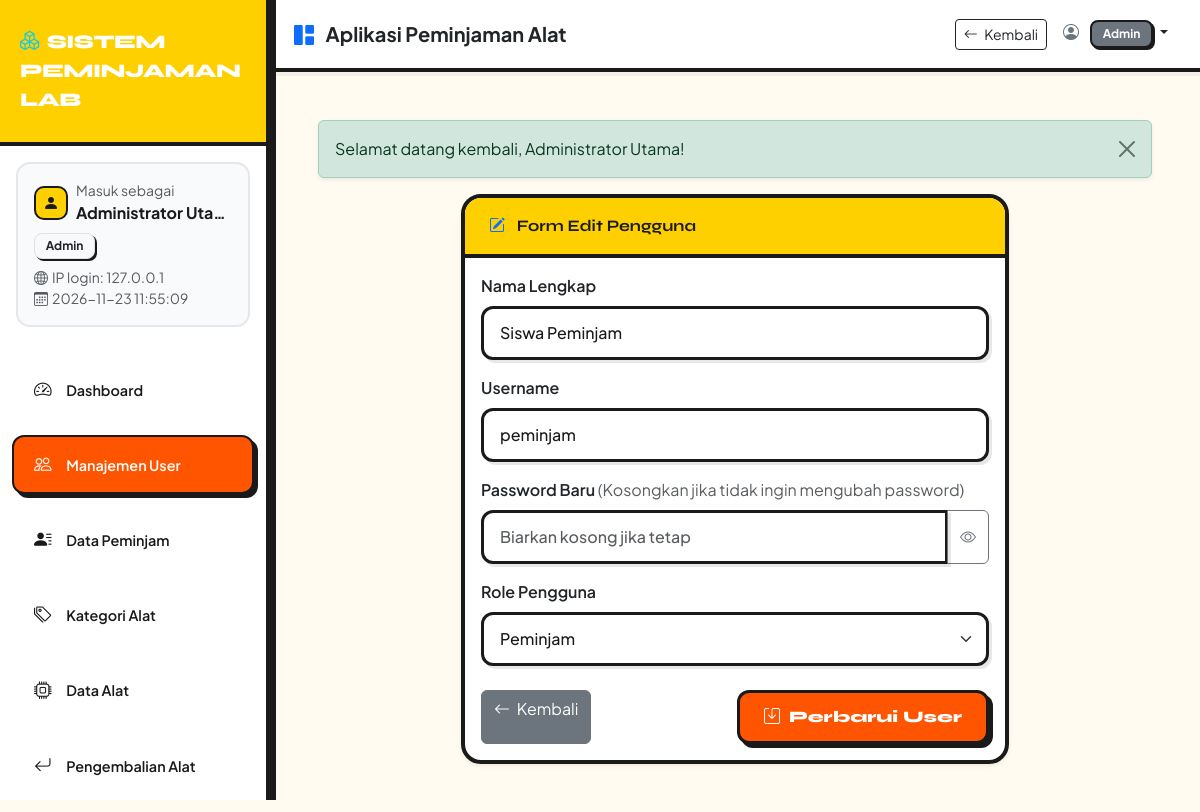
The page /public/index.php?route=admin/users/edit&id=3 (signed in) on the database its author committed.
### tables this page shows
CREATE TABLE users (
    id_user INT AUTO_INCREMENT PRIMARY KEY,
    nama_lengkap VARCHAR(100) NOT NULL,
    username VARCHAR(50) NOT NULL UNIQUE,
    password VARCHAR(255) NOT NULL,
    role ENUM('admin', 'petugas', 'peminjam') NOT NULL,
    created_at TIMESTAMP DEFAULT CURRENT_TIMESTAMP,
    INDEX idx_username (username),
    INDEX idx_role (role)
);

### controllers/UserController.php (called while the page is built, shortened)
<?php
require_once __DIR__ . '/../models/User.php';
class UserController {
    public function edit() {
        $id = $_GET['id'] ?? null;
        $config = include __DIR__ . '/../config/app.php';
        $userModel = new User();
        $user = $userModel->findById($id);
        require_once __DIR__ . '/../views/admin/users/edit.php';
    }
}

### public/index.php (called while the page is built, shortened)
<?php
require_once __DIR__ . '/../config/app.php';
require_once __DIR__ . '/../routes/web.php';

### config/app.php (called while the page is built)
<?php
return [
    'app_name' => 'Sistem Peminjaman Lab',
    'app_version' => '1.0.0',
    'base_url' => 'http://localhost/aplikasi-peminjaman/public',
    'denda_per_hari' => 5000.00
];

### config/database.php (called while the page is built)
<?php
class Database {
    private static $instance = null;
    private $pdo;
    private $host = 'localhost';
    private $db_name = 'db_peminjaman';
    private $username = 'root';
    private $password = '';
    private function __construct() {
        try {
            $dsn = "mysql:host=" . $this->host . ";dbname=" . $this->db_name . ";charset=utf8mb4";
            $options = [
                PDO::ATTR_ERRMODE => PDO::ERRMODE_EXCEPTION,
                PDO::ATTR_DEFAULT_FETCH_MODE => PDO::FETCH_ASSOC,
                PDO::ATTR_EMULATE_PREPARES => false,
            ];
            $this->pdo = new PDO($dsn, $this->username, $this->password, $options);
        } catch(PDOException $e) {
            die("Koneksi Database Gagal: " . $e->getMessage());
        }
    }
    public static function getInstance() {
        if (self::$instance === null) {
            self::$instance = new self();
        }
        return self::$instance;
    }
    public function getConnection() {
        return $this->pdo;
    }
}

### models/User.php (called while the page is built, shortened)
<?php
require_once __DIR__ . '/../config/database.php';
class User {
    private $db;
    public function __construct() {
        $this->db = Database::getInstance()->getConnection();
    }
    public function findById($id) {
        $stmt = $this->db->prepare("SELECT id_user, nama_lengkap, username, role, created_at FROM users WHERE id_user = ?");
        $stmt->execute([$id]);
        return $stmt->fetch();
    }
}

### views/admin/users/edit.php (the view, shortened to what this page needs)
<?php
require_once __DIR__ . '/../../layouts/header.php';
require_once __DIR__ . '/../../layouts/sidebar.php';
require_once __DIR__ . '/../../layouts/navbar.php';
$userData = $user ?? [];
?>
<div class="row justify-content-center">
    <div class="col-md-8">
        <div class="card shadow-sm">
            <div class="card-header bg-white fw-bold py-3">
                <i class="bi bi-pencil-square me-2 text-primary"></i> Form Edit Pengguna
            </div>
            <div class="card-body">
                <form action="<?php echo htmlspecialchars($config['base_url'] ?? ''); ?>/index.php?route=admin/users/update" method="POST">
                    <div class="mb-3">
                        <label class="form-label fw-semibold">Nama Lengkap</label>
                        <input type="text" name="nama_lengkap" class="form-control" value="<?php echo htmlspecialchars($userData['nama_lengkap'] ?? ''); ?>" required>
                    </div>
                    <div class="mb-3">
                        <label class="form-label fw-semibold">Username</label>
                        <input type="text" name="username" class="form-control" value="<?php echo htmlspecialchars($userData['username'] ?? ''); ?>" required>
                    </div>
                    <div class="mb-3">
                        <label class="form-label fw-semibold">Password Baru <span class="text-muted fw-normal">(Kosongkan jika tidak ingin mengubah password)</span></label>
                        <input type="password" name="password" class="form-control" placeholder="Biarkan kosong jika tetap">
                    </div>
                    <div class="mb-4">
                        <label class="form-label fw-semibold">Role Pengguna</label>
                        <select name="role" class="form-select" required>
                            <option value="peminjam" <?php echo (($userData['role'] ?? '') === 'peminjam') ? 'selected' : ''; ?>>Peminjam</option>
                        </select>
                    </div>
                    <div class="d-flex justify-content-between">
                        <a href="<?php echo htmlspecialchars($config['base_url'] ?? ''); ?>/index.php?route=admin/users" class="btn btn-secondary">
                            <i class="bi bi-arrow-left me-1"></i> Kembali
                        </a>
                        <button type="submit" class="btn btn-primary">
                            <i class="bi bi-save me-1"></i> Perbarui User
                        </button>
                    </div>
                </form>
            </div>
        </div>
    </div>
</div>
<?php require_once __DIR__ . '/../../layouts/footer.php'; ?>

### views/layouts/header.php (style rules this page uses)
:root { --ov-bg: #fffbf0; --ov-surface: #ffffff; --ov-text: #1a1a1a; --ov-muted: #666666; --ov-border: #1a1a1a; --ov-accent: #ff5500; --ov-yellow: #ffd000; }
body { background-color: var(--ov-bg); color: var(--ov-text); font-family: 'Plus Jakarta Sans', sans-serif; min-height: 100vh; }
.card { background-color: var(--ov-surface); border: 4px solid var(--ov-border); border-radius: 20px; box-shadow: 6px 6px 0 0 var(--ov-border); transition: all 0.15s ease; }
.card-header { background-color: var(--ov-yellow) !important; border-bottom: 4px solid var(--ov-border) !important; color: var(--ov-text) !important; font-family: 'Syne', sans-serif; font-weight: 800; padding: 1.25rem 1.5rem; border-top-left-radius: 16px !important; border-top-right-radius: 16px !important; }
.form-control, .form-select { background-color: #ffffff; border: 3px solid var(--ov-border); border-radius: 12px; color: var(--ov-text); font-weight: 500; padding: 0.75rem 1rem; box-shadow: 3px 3px 0 0 rgba(26, 26, 26, 0.1); }
.btn-primary { background-color: var(--ov-accent); border: 3px solid var(--ov-border); border-radius: 12px; font-family: 'Syne', sans-serif; font-weight: 800; padding: 0.75rem 1.5rem; box-shadow: 4px 4px 0 0 var(--ov-border); transition: all 0.15s ease; color: #fff; }

### rows shown on the page
users: nama_lengkap "Siswa Peminjam", username "peminjam", role "Peminjam"

### other values the page prints
$_SESSION['nama_lengkap'] "Administrator Uta…"
$role "Admin"
$_SESSION['login_ip'] "127.0.0.1"
$_SESSION['login_at'] "2026-11-23 11:55:09"
$_SESSION['role'] "Admin"
$flash['message'] "Selamat datang kembali, Administrator Utama!"
